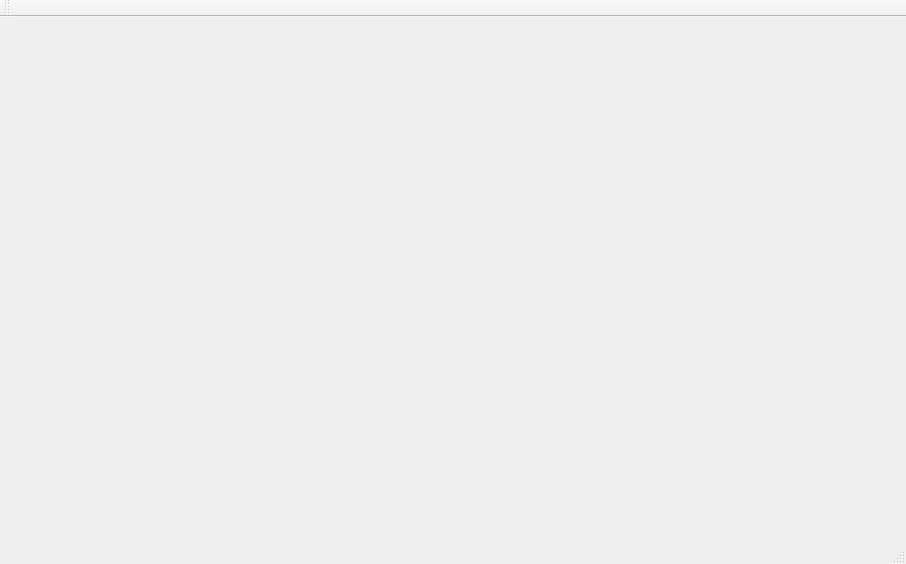
<?xml version="1.0" encoding="UTF-8"?>
<ui version="4.0">
 <class>MainWindow</class>
 <widget class="QMainWindow" name="MainWindow">
  <property name="geometry">
   <rect>
    <x>0</x>
    <y>0</y>
    <width>906</width>
    <height>564</height>
   </rect>
  </property>
  <property name="windowTitle">
   <string>MainWindow</string>
  </property>
  <widget class="QWidget" name="centralWidget">
   <widget class="QWidget" name="verticalLayoutWidget">
    <property name="geometry">
     <rect>
      <x>70</x>
      <y>80</y>
      <width>160</width>
      <height>80</height>
     </rect>
    </property>
    <layout class="QVBoxLayout" name="verticalLayout_2"/>
   </widget>
  </widget>
  <widget class="QMenuBar" name="menuBar">
   <property name="geometry">
    <rect>
     <x>0</x>
     <y>0</y>
     <width>906</width>
     <height>25</height>
    </rect>
   </property>
  </widget>
  <widget class="QToolBar" name="mainToolBar">
   <attribute name="toolBarArea">
    <enum>TopToolBarArea</enum>
   </attribute>
   <attribute name="toolBarBreak">
    <bool>false</bool>
   </attribute>
  </widget>
  <widget class="QStatusBar" name="statusBar"/>
 </widget>
 <layoutdefault spacing="6" margin="11"/>
 <resources/>
 <connections/>
</ui>
